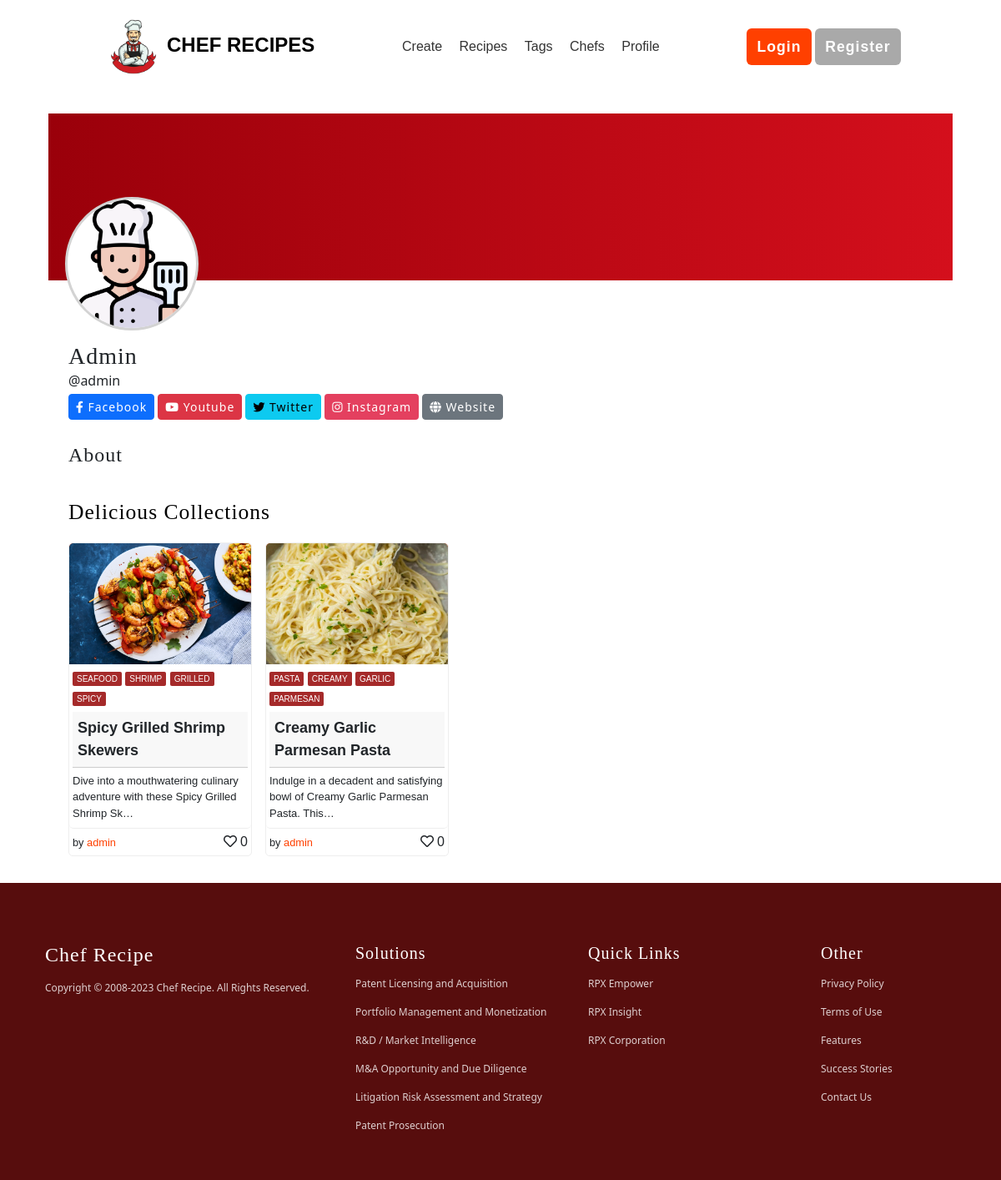
Page /account/profile/admin on the earlier database version.
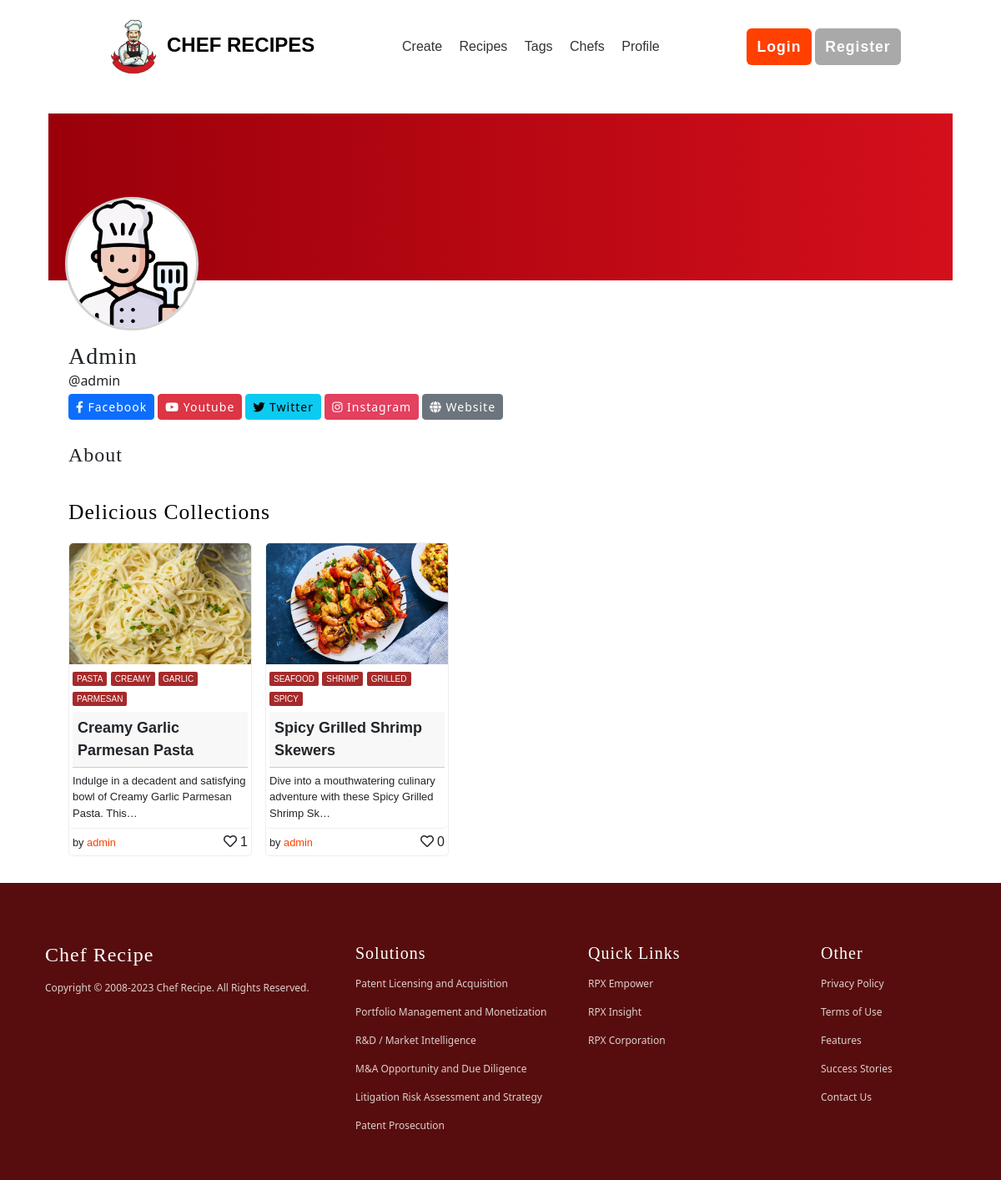
Same page on the later database version.
### main/models.py (models this page shows, shortened)
class Recipe(models.Model):
    subject = models.CharField(max_length=100)
    image = models.ImageField(upload_to='recipe_images', blank=True)
    description = models.TextField(blank=True)
    instructions = RichTextField(blank=True)
    tags = models.ManyToManyField(Tag, blank=True)
    created_by = models.ForeignKey(User, on_delete=models.CASCADE)
    created_at = models.DateTimeField(auto_now_add=True)
    updated_at = models.DateTimeField(auto_now=True)
    liked_by = models.ManyToManyField(User, related_name='liked_recipes', blank=True)
    is_private = models.BooleanField(default=False)

class Tag(models.Model):
    name = models.CharField(max_length=50)
    created_at = models.DateTimeField(auto_now_add=True)
    updated_at = models.DateTimeField(auto_now=True)

### account/views.py (the view)
# urls.py: path('profile/<str:username>', views.userProfile, name='profile'),
def userProfile(request, username):
    user = User.objects.get(username=username)
    userProfile, created = UserProfile.objects.get_or_create(user=user)
    context = {
        'userProfile': userProfile,
        'title': 'Profile',
        'recipes': Recipe.objects.filter(created_by=user, is_private=False).order_by('-liked_by'),
    }
    return render(request, 'account/profile.html', context)

### account/models.py (called while the page is built)
    def social_media_links_as_dict(self):
        my_dict = json.loads(self.social_media_links) if self.social_media_links else {}
        if 'facebook' not in my_dict:
            my_dict['facebook'] = ''
        if 'instagram' not in my_dict:
            my_dict['instagram'] = ''
        if 'twitter' not in my_dict:
            my_dict['twitter'] = ''
        if 'youtube' not in my_dict:
            my_dict['youtube'] = ''
        return my_dict

### templates/account/profile.html (shortened to what the changed rows need)
{% extends 'includes/base.html' %}
{% load static %}
{% block body %}
{% block head %}
<link href="{% static 'css/profile.css' %}" rel="stylesheet">
{% endblock %}
<div class="max-width-1100">
    <div class="card-profile mx-2 my-4">
        <section class="wrapper product" style="width: 100%; margin: 0 16px; justify-content: start">
            <h2 class="section-name" style="text-align: left; color: black; margin-bottom: 12px; margin-left: 8px">delicious collections</h2>
            {% for recipe in recipes %}
                <article class="card featuredd" onclick="window.location.href='{% url 'main:details' recipe.id %}'" style="cursor: pointer;">
                    <div class="box"><img style="height: 145px; min-width: 218px;" src="{{recipe.image.url}}"></div>
                    <header class="card-content">
                        {% for tag in recipe.tags.all %}
                            <span class="card-category chicken">{{tag.name}}</span>
                        {% endfor %}
                        <span class="card-header">{{recipe.subject|truncatechars:30}}</span>
                        <span class="card-desc">{{recipe.description|truncatechars:80}}</span>
                    </header>
                    <footer class="card-content d-flex justify-content-between">
                        <div class="contributor"><span class="contributor-name">by <a href="#">{{recipe.created_by.username}}</a></span></div>
                        <div class="bookmark"><i class="far fa-heart me-1"></i>{{recipe.liked_by.all.count}}</div>
                    </footer>
                </article>
            {% endfor %}
        </section>
    </div>
</div>
  {% endblock %}

Differences in the rows shown:
changed Recipe "Creamy Garlic Parmesan Pasta": liked_by.all.count "0" → "1"; moves up the list
